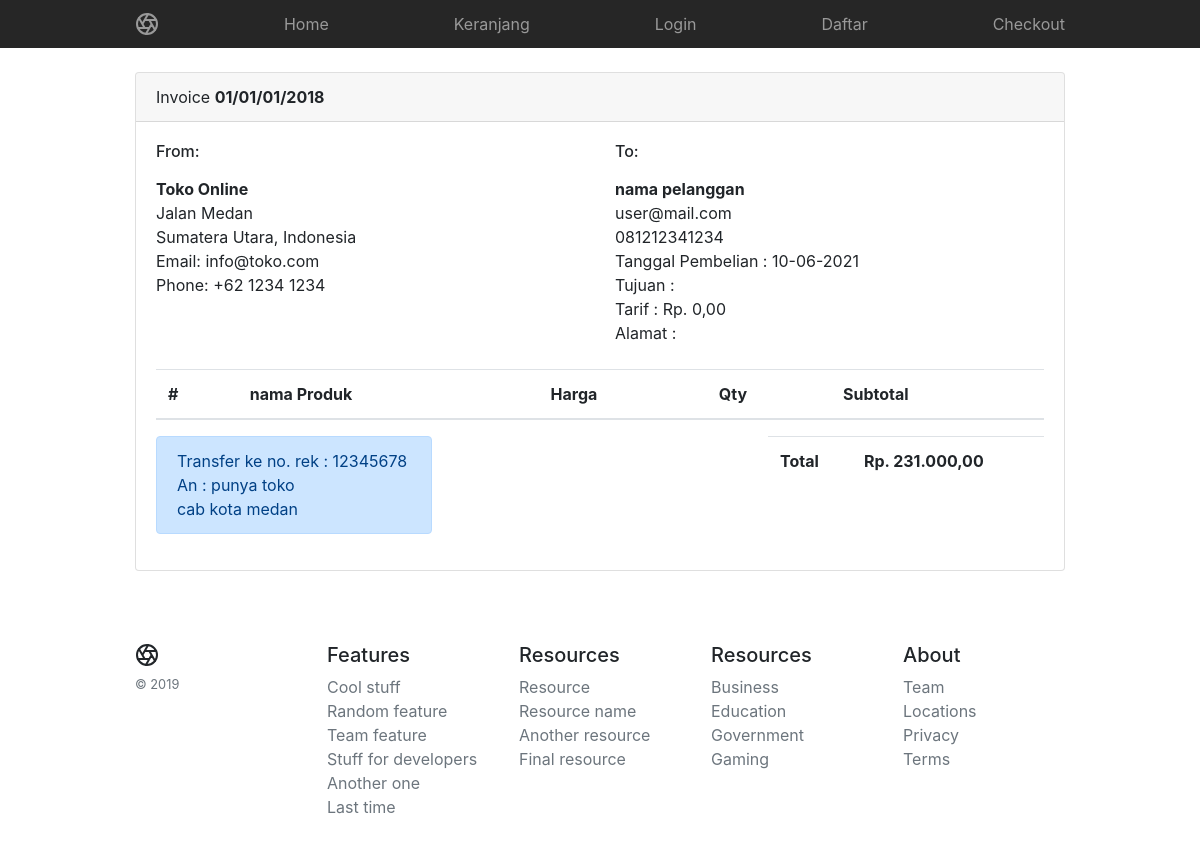
The page /nota.php?id=1a75832e-67f7-461a-9b0e-cfd4b654acbe on the database its author committed.
### tables this page shows
CREATE TABLE `orders` (
  `id_orders` varchar(50) NOT NULL,
  `id_pelanggan` varchar(50) NOT NULL,
  `id_ongkir` int(10) NOT NULL,
  `total_orders` decimal(10,0) NOT NULL,
  `kota` varchar(100) NOT NULL,
  `tarif` decimal(10,0) NOT NULL,
  `alamat_kirim` text NOT NULL,
  `created_at` datetime NOT NULL DEFAULT CURRENT_TIMESTAMP
);

CREATE TABLE `customers` (
  `id_pelanggan` varchar(50) NOT NULL,
  `email_pelanggan` varchar(100) NOT NULL,
  `pass_pelanggan` varchar(100) NOT NULL,
  `nm_pelanggan` varchar(255) NOT NULL,
  `telp_pelanggan` varchar(20) NOT NULL,
  `alamat` text NOT NULL,
  `registered` datetime NOT NULL DEFAULT CURRENT_TIMESTAMP
);

### function/tanggal.php (called while the page is built)
<?php
function tanggal($tanggal){
	$date = date('d-m-Y');
	return $date;
}
?>

### function/rupiah.php (called while the page is built)
<?php
function rupiah($angka){
	$hasil = "Rp.  " . number_format($angka, 2, ',', '.');
	return $hasil;
}
?>

### nota.php (the view, shortened to what this page needs)
<?php
require "config/config.php";
include_once "function/rupiah.php";
include_once "function/tanggal.php";
$id = $_GET['id'];
?>
<!doctype html>
<html lang="en">
<head>
  <link rel="stylesheet" href="bower_components/bootstrap/dist/css/bootstrap.min.css">
<link href="assets/css/produk.css" rel="stylesheet">
<link rel="stylesheet" href="assets/css/nota.css">
</head>
<body>
  <?php include_once "includes/menu.php"; ?>
  <div class="container mt-4 mb-4">
    <?php
    $query_detail = "SELECT
                        *
                    FROM
                        `orders`
                    LEFT JOIN customers USING(id_pelanggan)
                    WHERE id_orders = '$id'";
    $sql_detail = mysqli_query($koneksi, $query_detail)or die(mysqli_error($koneksi));
    $detail = mysqli_fetch_assoc($sql_detail);
    ?>
      <?php print_r($detail); ?>
    <div class="card">
      <div class="card-header">
        Invoice
        <strong>01/01/01/2018</strong>
      </div>
      <div class="card-body">
        <div class="row mb-4">
          <div class="col-sm-6">
            <h6 class="mb-3">From:</h6>
            <div>
              <strong>Toko Online</strong>
            </div>
            <div>Jalan Medan</div>
            <div>Sumatera Utara, Indonesia</div>
            <div>Email: info@toko.com</div>
            <div>Phone: +62 1234 1234</div>
          </div>
          <div class="col-sm-6">
            <h6 class="mb-3">To:</h6>
            <div>
              <strong><?=$detail['nm_pelanggan'];?></strong>
            </div>
            <div><?=$detail['email_pelanggan'];?></div>
            <div><?=$detail['telp_pelanggan'];?></div>
            <div>Tanggal Pembelian : <?=tanggal($detail['created_at']);?></div>
            <div>Tujuan : <?=$detail['kota'];?></div>
            <div>Tarif : <?=rupiah($detail['tarif']);?></div>
            <div>Alamat : <?=$detail['alamat_kirim'];?></div>
          </div>
        </div>
        <div class="table-responsive-sm">
          <table class="table table-striped">
            <thead>
              <tr>
                <th class="center">#</th>
                <th>nama Produk</th>
                <th class="right">Harga</th>
                <th class="center">Qty</th>
                <th class="right">Subtotal</th>
              </tr>
            </thead>
          </table>
        </div>
        <div class="row">
          <div class="col-lg-4 col-sm-5">
            <div class="alert alert-primary" role="alert">
              Transfer ke no. rek : 12345678
              <br>An : punya toko
              <br>cab kota medan
            </div>
          </div>
          <div class="col-lg-4 col-sm-5 ml-auto">
            <table class="table table-clear">
              <tbody>
               <tr>
                <td class="left">
                  <strong>Total</strong>
                </td>
                <td class="right">
                  <strong><?=rupiah($detail['total_orders']);?></strong>
                </td>
              </tr>
            </tbody>
          </table>
        </div>
      </div>
    </div>
  </div>
</div>
<footer class="container py-5">
  <div class="row">
    <div class="col-12 col-md">
      <small class="d-block mb-3 text-muted">&copy; 2019</small>
    </div>
    <div class="col-6 col-md">
      <h5>Features</h5>
      <ul class="list-unstyled text-small">
        <li><a class="text-muted" href="#">Cool stuff</a></li>
        <li><a class="text-muted" href="#">Random feature</a></li>
        <li><a class="text-muted" href="#">Team feature</a></li>
        <li><a class="text-muted" href="#">Stuff for developers</a></li>
        <li><a class="text-muted" href="#">Another one</a></li>
        <li><a class="text-muted" href="#">Last time</a></li>
      </ul>
    </div>
    <div class="col-6 col-md">
      <h5>Resources</h5>
      <ul class="list-unstyled text-small">
        <li><a class="text-muted" href="#">Resource</a></li>
        <li><a class="text-muted" href="#">Resource name</a></li>
        <li><a class="text-muted" href="#">Another resource</a></li>
        <li><a class="text-muted" href="#">Final resource</a></li>
      </ul>
    </div>
    <div class="col-6 col-md">
      <h5>Resources</h5>
      <ul class="list-unstyled text-small">
        <li><a class="text-muted" href="#">Business</a></li>
        <li><a class="text-muted" href="#">Education</a></li>
        <li><a class="text-muted" href="#">Government</a></li>
        <li><a class="text-muted" href="#">Gaming</a></li>
      </ul>
    </div>
    <div class="col-6 col-md">
      <h5>About</h5>
      <ul class="list-unstyled text-small">
        <li><a class="text-muted" href="#">Team</a></li>
        <li><a class="text-muted" href="#">Locations</a></li>
        <li><a class="text-muted" href="#">Privacy</a></li>
        <li><a class="text-muted" href="#">Terms</a></li>
      </ul>
    </div>
  </div>
</footer>
</body>
</html>

### assets/css/produk.css (style rules this page uses)
.container { max-width: 960px; }

### rows shown on the page
orders: id_pelanggan.nm_pelanggan "nama pelanggan", id_pelanggan.email_pelanggan "user@mail.com", id_pelanggan.telp_pelanggan "081212341234", created_at "10-06-2021", tarif "Rp. 0,00", total_orders "Rp. 231.000,00"
